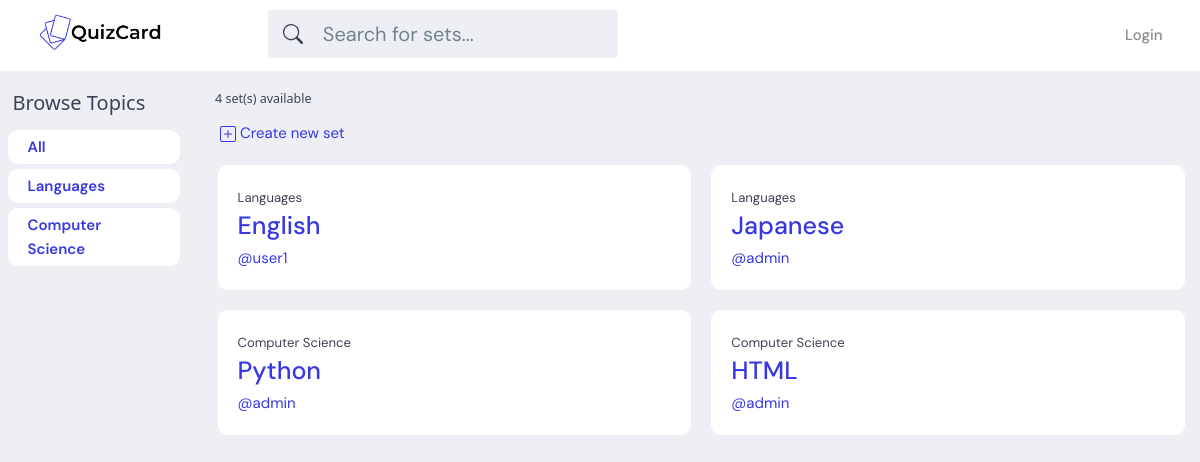
Before: / with the older database file.
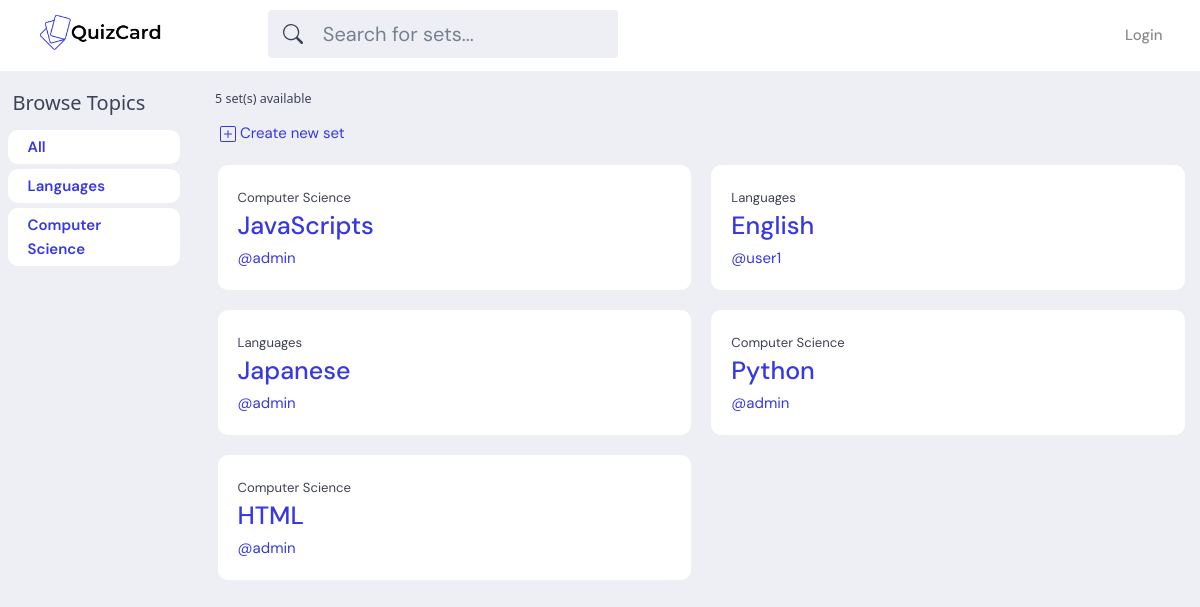
After: the same page with the newer database file.
### base/models.py (models this page shows, shortened)
class Topic(models.Model):
    name = models.CharField(max_length=200)

class Set(models.Model):
    user = models.ForeignKey(User, on_delete=models.SET_NULL, null=True)
    topic = models.ForeignKey(Topic, on_delete=models.SET_NULL, null=True)
    name = models.CharField(max_length=200)
    updated = models.DateTimeField(auto_now=True)
    created = models.DateTimeField(auto_now_add=True)
    class Meta:
        ordering = ['-updated', '-created']

### base/views.py (the view)
# urls.py: path('', views.home, name="home"),
def home(request):
    q = request.GET.get('q') if request.GET.get('q') != None else ''
    sets = Set.objects.filter(
        Q(topic__name__icontains=q) |
        Q(name__icontains=q)
        )
    topics = Topic.objects.all()
    set_count = sets.count()
    context = {'sets':sets, 'topics':topics, 'set_count':set_count}
    return render(request, 'base/home.html', context)

### base/templates/base/home.html
{% extends 'main.html' %}
{% block content %}
<div class="row">
    <div class="topic-container col-2">
        {% include 'base/topics_bar.html' %}
    </div>
    <div class="feed-container col-10">
        <h5>{{set_count}} set(s) available</h5>
        <a class="create-set" href="{% url 'create-set' %}">
            <svg href="{% url 'create-set' %}" xmlns="http://www.w3.org/2000/svg" width="16" height="16" fill="currentColor" class="bi bi-plus-square" viewBox="0 0 16 16">
                <path d="M14 1a1 1 0 0 1 1 1v12a1 1 0 0 1-1 1H2a1 1 0 0 1-1-1V2a1 1 0 0 1 1-1h12zM2 0a2 2 0 0 0-2 2v12a2 2 0 0 0 2 2h12a2 2 0 0 0 2-2V2a2 2 0 0 0-2-2H2z"/>
                <path d="M8 4a.5.5 0 0 1 .5.5v3h3a.5.5 0 0 1 0 1h-3v3a.5.5 0 0 1-1 0v-3h-3a.5.5 0 0 1 0-1h3v-3A.5.5 0 0 1 8 4z"/>
            </svg>
            Create new set
        </a>
        {% include 'base/feed.html' %}
    </div>
</div>
{% endblock content %}

### base/templates/base/topics_bar.html
<h2>Browse Topics</h2>
<div class="topic-box fw-semibold">
    <a href="{% url 'home' %}">All</a>
</div>
{% for topic in topics %}
<div class="topic-box fw-semibold">
    <a href="{% url 'home' %}?q={{topic.name}}">{{topic.name}}</a>
</div>
{% endfor %}

### base/templates/base/feed.html (shortened to what this page needs)
<div class="row">
    {% for set in sets %}
        <div class="set-container col-6">
            <div class="set-box">
                <small>{{set.topic.name}}</small>
                <h1><a href="{% url 'set' set.id %}">{{set.name}}</a></h1>
                <a href="{% url 'user-profile' set.user.id %}">@{{set.user.username}}</a>
            </div>
        </div>
    {% endfor %}
</div>

Changed rows visible on the page:
added Set: topic.name "Computer Science", name "JavaScripts", user.username "admin"
Other visible differences:
{{ set_count }}: "4" → "5"
